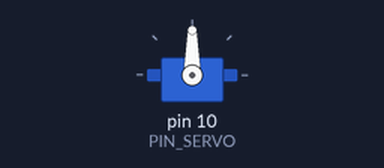
Recording of a sketch running on a simulated Arduino Uno, built with avr-gcc and run on an emulated ATmega328P. Parts: servo. At 4.5 s the program stops and its outputs stay as they are.

Above: at 1.0 s.
At 1.9 s:
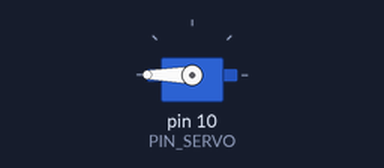
At 3.7 s:
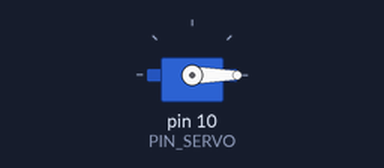
Timing chart, 0 to 5.2 s (numbered marks = the images above):
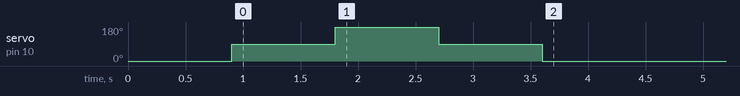

The sketch:

10_example_3.ino
```cpp
#include <Servo.h>
#define PIN_SERVO 10

Servo myservo;

void setup() {
  myservo.attach(PIN_SERVO);
  myservo.write(0);
  delay(900);

}

void loop() {
    // add code here.
  myservo.write(90);
  delay(900);
  myservo.write(180);
  delay(900);
  myservo.write(90);
  delay(900);
  myservo.write(0);
  delay(900);

  while(1){
    ;
  }
}
```

Measured:
- by itself, servo on pin 10 (PIN_SERVO): 0° → 90° at 0.90 s, → 180° 0.90 s later, → 90° 0.90 s later, → 0° 0.90 s later
